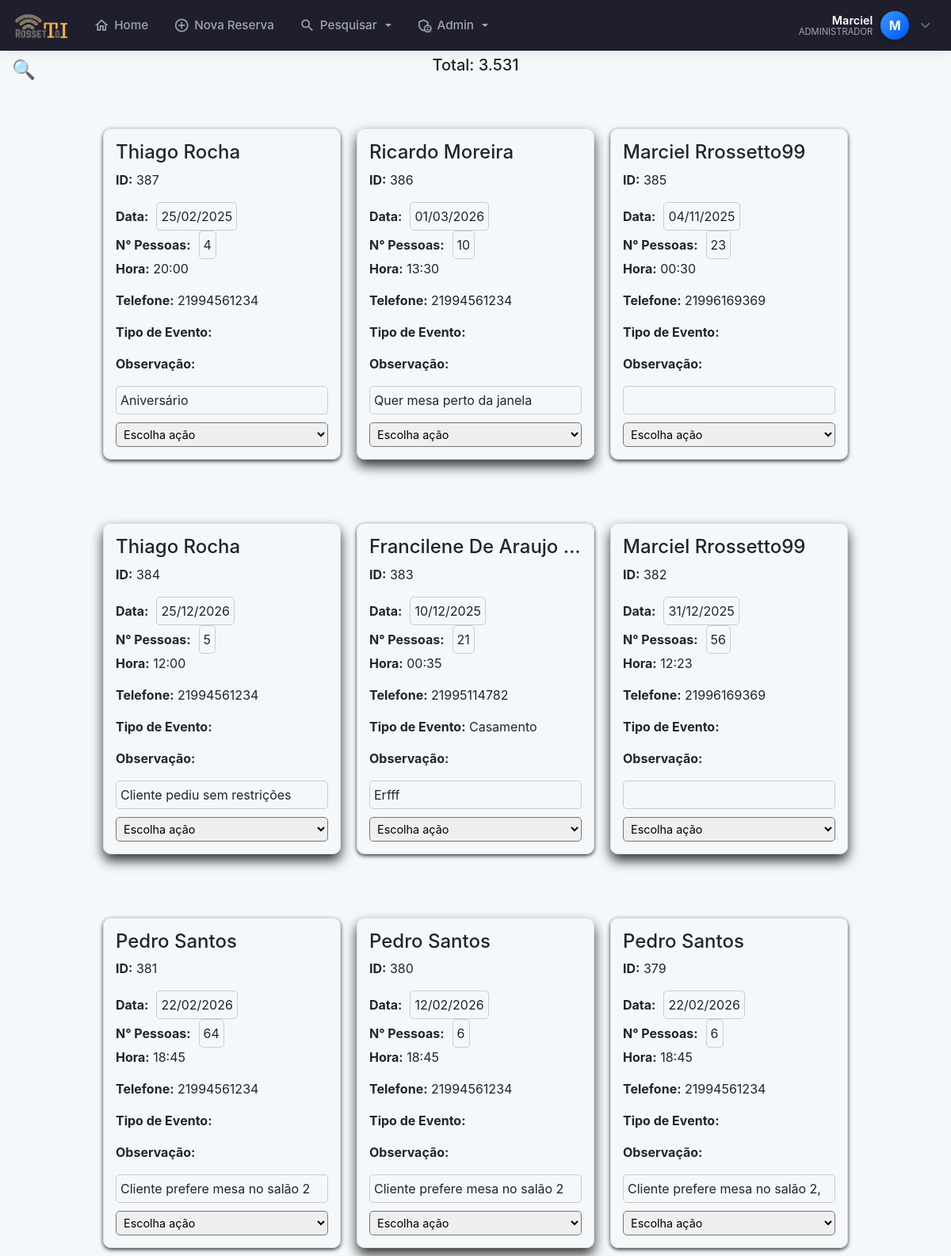
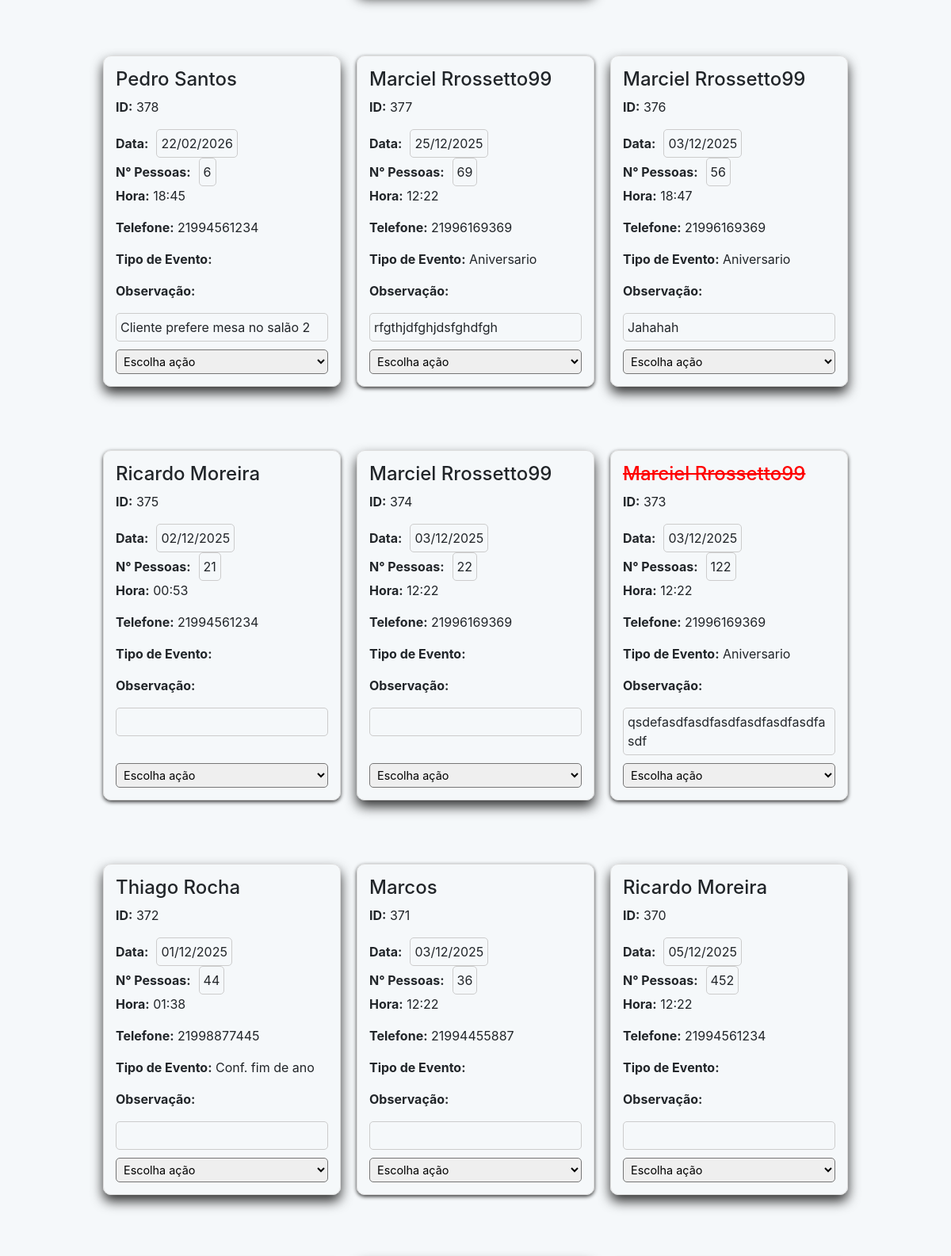
/pesquisaCard.php (signed in, upper part), run on the app's committed database (2 pictures, top to bottom).
### tables this page shows
CREATE TABLE `clientes` (
  `id` int(11) NOT NULL AUTO_INCREMENT,
  `nome` varchar(100) NOT NULL,
  `data` date NOT NULL,
  `num_pessoas` int(11) NOT NULL,
  `horario` time NOT NULL,
  `telefone` varchar(255) DEFAULT NULL,
  `telefone2` varchar(255) DEFAULT NULL,
  `tipo_evento` varchar(50) NOT NULL,
  `forma_pagamento` varchar(50) NOT NULL,
  `valor_rodizio` int(11) DEFAULT NULL,
  `num_mesa` varchar(255) DEFAULT NULL,
  `observacoes` varchar(300) NOT NULL,
  `obsCliente` varchar(255) DEFAULT NULL,
  `data_emissao` datetime NOT NULL DEFAULT current_timestamp(),
  `status` tinyint(1) DEFAULT 1,
  `confirmado` tinyint(1) DEFAULT 0,
  `usuario_id` int(11) DEFAULT NULL,
  `motivo_cancelamento` varchar(255) DEFAULT NULL,
  PRIMARY KEY (`id`)
);

### pesquisaCard.php (the view, shortened to what this page needs)
<?php
require 'config.php';
require 'cabecalho.php';
function criarFiltros($data_inicio, $data_fim, $hora_inicio, $hora_fim, $busca)
{
    $filtros = [];
    return $filtros ? 'WHERE ' . implode(' AND ', $filtros) : '';
}
function formatarNumeroBrasileiro($numero)
{
    return number_format($numero, 0, ',', '.');
}
function exibirReservas($sql)
{
    $i = 0;
    if ($sql->rowCount() > 0) {
        foreach ($sql->fetchAll() as $reserva) {
            $i++;
            $nome = ucwords(strtolower(htmlspecialchars($reserva['nome'])));
            $status_class = $reserva['status'] == 0 ? 'color: red; text-decoration: line-through;' : '';
            $sombra = $i % 2 === 0 ? '0 8px 15px rgba(0, 0, 0, 0.8)' : '0 2px 5px rgba(0, 0, 0, 0.8)';
            ?>
            <div
                style="border: 1px solid #ddd;margin-top: 60px; border-radius: 10px; padding: 15px; width: 300px; box-shadow: <?= $sombra; ?>; display: flex; flex-direction: column; justify-content: space-between;">
                <div>
                    <h4 style="<?= $status_class; ?> white-space: nowrap; overflow: hidden; text-overflow: ellipsis;"
                        title="<?= htmlspecialchars($reserva['nome']); ?>">
                        <?= htmlspecialchars($nome); ?>
                    </h4>
                    <p><strong>ID:</strong> <?= htmlspecialchars($reserva['id']); ?></p>
                    <div style="display: flex; align-items: center; gap: 10px;">
    <p style="margin: 0;"><strong>Data:</strong></p>
    <div
        contenteditable="true"
        onblur="salvarData(<?= $reserva['id']; ?>, this.innerText)"
        style="max-width: 150px; padding: 5px; border: 1px solid #ccc; border-radius: 5px; text-align: center;">
        <?= date('d/m/Y', strtotime($reserva['data'])); ?>
    </div>
</div>
<div style="display: flex; align-items: center; gap: 10px;">
    <p style="margin: 0;"><strong>N° Pessoas:</strong></p>
    <div
        contenteditable="true"
        onblur="salvarNumPessoas(<?= $reserva['id']; ?>, this.innerText)"
        style="max-width: 100px; padding: 5px; border: 1px solid #ccc; border-radius: 5px; text-align: center;">
        <?= formatarNumeroBrasileiro($reserva['num_pessoas']); ?>
    </div>
</div>
                    <p><strong>Hora:</strong> <?= htmlspecialchars(substr($reserva['horario'], 0,
                    5)); ?></p>
                    <p><strong>Telefone:</strong> <?= htmlspecialchars($reserva['telefone']); ?></p>
                    <p><strong>Tipo de Evento:</strong> <?= htmlspecialchars($reserva['tipo_evento']); ?></p>
                    <p><strong>Observação:</strong></p>
                    <div
                        contenteditable="true"
                        onblur="salvarObservacao(<?= $reserva['id']; ?>, this.innerText)"
                        style="max-height: 100px; overflow-y: auto; padding: 5px; border: 1px solid #ccc; border-radius: 5px;">
                        <?= nl2br(htmlspecialchars($reserva['observacoes'])); ?>
                    </div>
                </div>
                <div style="margin-top: 10px;">
                    <select onchange="window.location.href=this.value"
                        style="width: 100%; padding: 5px; font-size: 0.9rem; border-radius: 5px;">
                        <option value='' disabled selected>Escolha ação</option>
                    </select>
                </div>
            </div>
            <?php
        }
    } else {
        echo "<p style='text-align: center;'>Nenhuma reserva encontrada.</p>";
    }
}
$data_inicio = $_POST['data_inicio'] ?? '';
$data_fim = $_POST['data_fim'] ?? '';
$hora_inicio = $_POST['hora_inicio'] ?? '';
$hora_fim = $_POST['hora_fim'] ?? '';
$busca = $_POST['busca'] ?? '';
$filtros = criarFiltros($data_inicio, $data_fim, $hora_inicio, $hora_fim, $busca);
$query = "SELECT * FROM clientes $filtros ORDER BY id DESC";
$sql = $pdo->query($query);
$total_pessoas_query = "SELECT SUM(num_pessoas) as total FROM clientes $filtros";
$total_pessoas = $pdo->query($total_pessoas_query)->fetch()['total'] ?? 0;
$total_pessoas_formatado = formatarNumeroBrasileiro($total_pessoas);
?>
<div id="searchIcon" style="position: fixed; top: 20px; left: 15px; cursor: pointer; font-size: 24px; z-index: 1000;margin-top:50px;">
    🔍
</div>
    <h5 style="text-align: center;">Total: <?= $total_pessoas_formatado; ?></h5>
    <div style="display: flex; flex-wrap: wrap; gap: 20px; justify-content: center;">
        <?php exibirReservas($sql); ?>
    </div>

### cabecalho.php (shortened to what this page needs)
<?php
require 'config.php';
$nome_usuario = "Visitante";
$status = null;
$letra_avatar = "U";
if (isset($_SESSION['mmnlogin'])) {
    $user_id = $_SESSION['mmnlogin'];
    try {
        $sql = $pdo->prepare("SELECT nome, status, email FROM login WHERE id = :id");
        $sql->bindValue(':id', $user_id);
        $sql->execute();
        if ($sql->rowCount() > 0) {
            $usuario = $sql->fetch(PDO::FETCH_ASSOC);
            $nome_completo = ucwords(strtolower($usuario['nome']));
            $partes_nome = explode(' ', $nome_completo);
            $nome_usuario = $partes_nome[0];
            $status = $usuario['status'];
            $letra_avatar = strtoupper(substr($nome_usuario, 0, 1));
        }
    } catch (PDOException $e) {
    }
}
?>
<!DOCTYPE html>
<html lang="pt-br">
<head>
    <link rel="stylesheet" href="https://cdn.jsdelivr.net/npm/bootstrap@4.6.2/dist/css/bootstrap.min.css">
    <link rel="stylesheet" href="https://cdnjs.cloudflare.com/ajax/libs/font-awesome/6.5.0/css/all.min.css">
</head>
<body>
<nav class="navbar navbar-expand-lg navbar-dark fixed-top navbar-custom">
    <a class="navbar-brand mr-auto" href="index.php">
        <img src="./rossetto28.png" alt="Logo">
    </a>
    <div class="collapse navbar-collapse" id="menuPrincipal">
        <ul class="navbar-nav mr-auto ml-3">
            <li class="nav-item">
                <a class="nav-link" href="index.php">
                    <i class="material-icons-outlined">home</i> Home
                </a>
            </li>
            <li class="nav-item">
                <a class="nav-link" href="adicionar_reserva.php">
                    <i class="material-icons-outlined">add_circle_outline</i> Nova Reserva
                </a>
            </li>
            <li class="nav-item dropdown">
                <a class="nav-link dropdown-toggle" href="#" id="dropPesquisa" data-toggle="dropdown" aria-haspopup="true" aria-expanded="false">
                    <i class="material-icons-outlined">search</i> Pesquisar
                </a>
            </li>
            <?php if ($status == 1): ?>
            <li class="nav-item dropdown">
                <a class="nav-link dropdown-toggle" href="#" id="dropAdmin" data-toggle="dropdown" aria-haspopup="true" aria-expanded="false">
                    <i class="material-icons-outlined">admin_panel_settings</i> Admin
                </a>
            </li>
            <?php endif; ?>
        </ul>
        <ul class="navbar-nav d-none d-lg-flex align-items-center">
            <li class="nav-item dropdown">
                <div class="user-profile-widget" data-toggle="dropdown" aria-haspopup="true" aria-expanded="false">
                    <div class="user-info text-right">
                        <span class="user-name"><?= htmlspecialchars($nome_usuario) ?></span>
                        <span class="user-role"><?= ($status == 1) ? 'Administrador' : 'Colaborador' ?></span>
                    </div>
                    <div class="user-avatar">
                        <?= $letra_avatar ?>
                    </div>
                    <i class="fas fa-chevron-down text-muted ml-1" style="font-size: 0.8rem;"></i>
                </div>
            </li>
        </ul>
    </div>
</nav>
</body>
</html>

### cabecalho.php (style rules this page uses)
:root { --primary-bg: #1e1e2d; --active-color: #3699ff; --text-color: #a2a3b7; --text-hover: #ffffff; }
body { padding-top: 70px; background-color: #f5f8fa; }
.navbar-custom { background-color: var(--primary-bg); box-shadow: 0 0 15px rgba(0,0,0,0.1); padding: 0.5rem 1rem; }
.navbar-brand img { height: 35px; transition: transform 0.2s; }
.navbar-dark .navbar-nav .nav-link { color: var(--text-color); font-weight: 500; font-size: 0.95rem; display: flex; align-items: center; gap: 6px; padding: 0.8rem 1rem; border-radius: 6px; transition: all 0.2s ease; }
.material-icons-outlined { font-size: 20px; }
.user-profile-widget { cursor: pointer; padding: 5px 10px; border-radius: 50px; transition: background 0.2s; display: flex; align-items: center; gap: 10px; }
.user-avatar { width: 36px; height: 36px; background: linear-gradient(135deg, #3699ff, #0055ff); color: white; border-radius: 50%; display: flex; align-items: center; justify-content: center; font-weight: 700; font-size: 16px; box-shadow: 0 3px 6px rgba(0,0,0,0.2); }
.user-info { display: flex; flex-direction: column; line-height: 1.1; }
.user-name { color: white; font-weight: 600; font-size: 0.9rem; }
.user-role { color: var(--text-color); font-size: 0.7rem; text-transform: uppercase; }

### data on the page
clientes: nome "Thiago Rocha", id "387", data "25/02/2025", num_pessoas "4", horario "20:00", telefone "21994561234", observacoes "Aniversário"
clientes: nome "Ricardo Moreira", id "386", data "01/03/2026", num_pessoas "10", horario "13:30", telefone "21994561234", observacoes "Quer mesa perto da janela"
clientes: nome "Marciel Rrossetto99", id "385", data "04/11/2025", num_pessoas "23", horario "00:30", telefone "21996169369"
clientes: nome "Thiago Rocha", id "384", data "25/12/2026", num_pessoas "5", horario "12:00", telefone "21994561234", observacoes "Cliente pediu sem restrições"
clientes: nome "Francilene De Araujo…", id "383", data "10/12/2025", num_pessoas "21", horario "00:35", telefone "21995114782", tipo_evento "Casamento", observacoes "Erfff"
clientes: nome "Marciel Rrossetto99", id "382", data "31/12/2025", num_pessoas "56", horario "12:23", telefone "21996169369"
clientes: nome "Pedro Santos", id "381", data "22/02/2026", num_pessoas "64", horario "18:45", telefone "21994561234", observacoes "Cliente prefere mesa no salão 2"
clientes: nome "Pedro Santos", id "380", data "12/02/2026", num_pessoas "6", horario "18:45", telefone "21994561234", observacoes "Cliente prefere mesa no salão 2"
clientes: nome "Pedro Santos", id "379", data "22/02/2026", num_pessoas "6", horario "18:45", telefone "21994561234", observacoes "Cliente prefere mesa no salão 2,"
clientes: nome "Pedro Santos", id "378", data "22/02/2026", num_pessoas "6", horario "18:45", telefone "21994561234", observacoes "Cliente prefere mesa no salão 2"
clientes: nome "Marciel Rrossetto99", id "377", data "25/12/2025", num_pessoas "69", horario "12:22", telefone "21996169369", tipo_evento "Aniversario", observacoes "rfgthjdfghjdsfghdfgh"
clientes: nome "Marciel Rrossetto99", id "376", data "03/12/2025", num_pessoas "56", horario "18:47", telefone "21996169369", tipo_evento "Aniversario", observacoes "Jahahah"
clientes: nome "Ricardo Moreira", id "375", data "02/12/2025", num_pessoas "21", horario "00:53", telefone "21994561234"
clientes: nome "Marciel Rrossetto99", id "374", data "03/12/2025", num_pessoas "22", horario "12:22", telefone "21996169369"
clientes: nome "Marciel Rrossetto99", id "373", data "03/12/2025", num_pessoas "122", horario "12:22", telefone "21996169369", tipo_evento "Aniversario", observacoes "qsdefasdfasdfasdfasdfasdfasdfasdf"
clientes: nome "Thiago Rocha", id "372", data "01/12/2025", num_pessoas "44", horario "01:38", telefone "21998877445", tipo_evento "Conf. fim de ano"
clientes: nome "Marcos", id "371", data "03/12/2025", num_pessoas "36", horario "12:22", telefone "21994455887"
clientes: nome "Ricardo Moreira", id "370", data "05/12/2025", num_pessoas "452", horario "12:22", telefone "21994561234"

### other printed values
$nome_usuario "Marciel"
$letra_avatar "M"
$total_pessoas_formatado "3.531"
